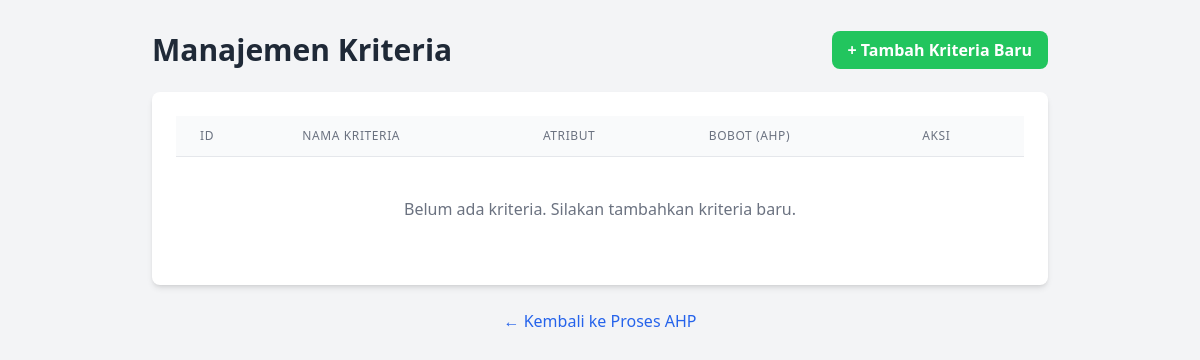
/kriteria/, run on an earlier commit of the app's database.
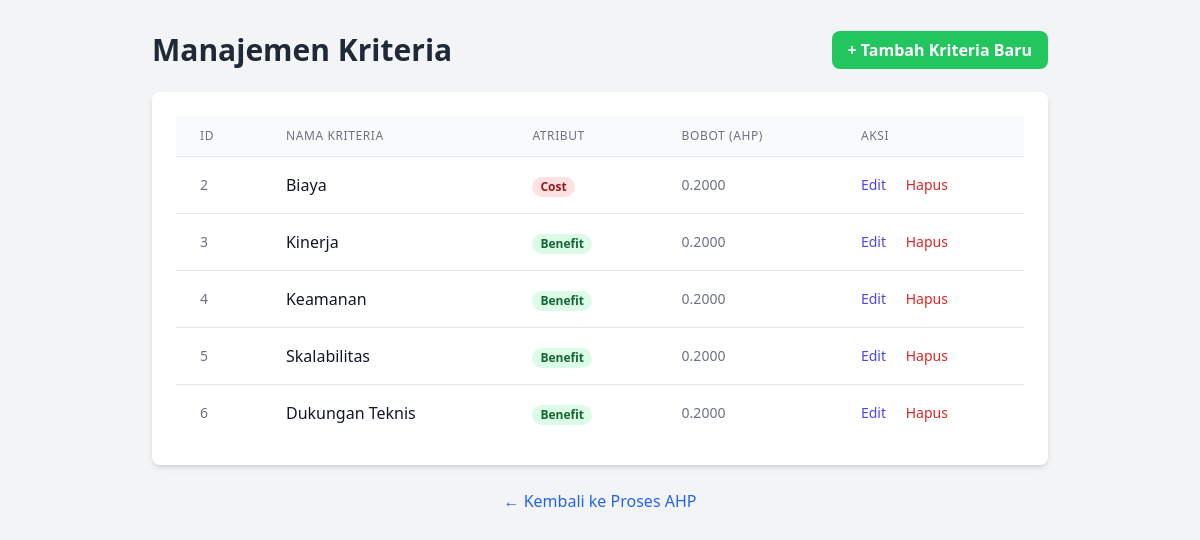
And on a later commit of the database.
### dss/models.py (models this page shows, shortened)
class Kriteria(models.Model):
    class Atribut(models.TextChoices):
        BENEFIT = 'benefit', 'Benefit'
        COST = 'cost', 'Cost'
    nama_kriteria = models.CharField(max_length=100, help_text="Nama kriteria (e.g., Biaya, Kinerja)")
    atribut = models.CharField(max_length=10, choices=Atribut.choices, help_text="Tipe kriteria: 'benefit' atau 'cost'")
    bobot = models.FloatField(default=0.0, help_text="Bobot kriteria hasil dari perhitungan AHP")
    class Meta:
        verbose_name_plural = "Daftar Kriteria"

### dss/views.py (the view)
# urls.py: path('kriteria/', views.kriteria_list_view, name='kriteria_list'),
def kriteria_list_view(request):
    semua_kriteria = Kriteria.objects.all().order_by('id')
    context = {
        'semua_kriteria': semua_kriteria,
    }
    return render(request, 'dss/kriteria_list.html', context)

### dss/templates/dss/kriteria_list.html (shortened to what this page needs)
<!DOCTYPE html>
<html lang="en">
  <head>
    <script src="https://cdn.tailwindcss.com"></script>
  </head>
  <body class="bg-gray-100 p-8">
    <div class="max-w-4xl mx-auto">
      <div class="flex justify-between items-center mb-6">
        <h1 class="text-3xl font-bold text-gray-800">Manajemen Kriteria</h1>
        <div>
          <a
            href="{% url 'kriteria_create' %}"
            class="bg-green-500 hover:bg-green-700 text-white font-bold py-2 px-4 rounded-lg transition duration-300"
          >
            + Tambah Kriteria Baru
          </a>
        </div>
      </div>
      <div class="bg-white p-6 rounded-lg shadow-md">
        <div class="overflow-x-auto">
          <table class="min-w-full divide-y divide-gray-200">
            <thead class="bg-gray-50">
              <tr>
                <th
                  class="px-6 py-3 text-left text-xs font-medium text-gray-500 uppercase tracking-wider"
                >
                  ID
                </th>
                <th
                  class="px-6 py-3 text-left text-xs font-medium text-gray-500 uppercase tracking-wider"
                >
                  Nama Kriteria
                </th>
                <th
                  class="px-6 py-3 text-left text-xs font-medium text-gray-500 uppercase tracking-wider"
                >
                  Atribut
                </th>
                <th
                  class="px-6 py-3 text-left text-xs font-medium text-gray-500 uppercase tracking-wider"
                >
                  Bobot (AHP)
                </th>
                <th
                  class="px-6 py-3 text-left text-xs font-medium text-gray-500 uppercase tracking-wider"
                >
                  Aksi
                </th>
              </tr>
            </thead>
            <tbody class="bg-white divide-y divide-gray-200">
              {% for kriteria in semua_kriteria %}
              <tr>
                <td class="px-6 py-4 whitespace-nowrap text-sm text-gray-500">
                  {{ kriteria.id }}
                </td>
                <td
                  class="px-6 py-4 whitespace-nowrap font-medium text-gray-900"
                >
                  {{ kriteria.nama_kriteria }}
                </td>
                <td class="px-6 py-4 whitespace-nowrap">
                  {% if kriteria.atribut == 'benefit' %}
                  <span
                    class="px-2 inline-flex text-xs leading-5 font-semibold rounded-full bg-green-100 text-green-800"
                  >
                    Benefit
                  </span>
                  {% else %}
                  <span
                    class="px-2 inline-flex text-xs leading-5 font-semibold rounded-full bg-red-100 text-red-800"
                  >
                    Cost
                  </span>
                  {% endif %}
                </td>
                <td class="px-6 py-4 whitespace-nowrap text-sm text-gray-500">
                  {{ kriteria.bobot|floatformat:4 }}
                </td>
                <td class="px-6 py-4 whitespace-nowrap text-sm font-medium">
                  <a
                    href="{% url 'kriteria_update' pk=kriteria.pk %}"
                    class="text-indigo-600 hover:text-indigo-900"
                    >Edit</a
                  >
                  <a
                    href="{% url 'kriteria_delete' pk=kriteria.pk %}"
                    class="text-red-600 hover:text-red-900 ml-4"
                    >Hapus</a
                  >
                </td>
              </tr>
              {% empty %}
              <tr>
                <td colspan="5" class="text-center py-10 text-gray-500">
                  Belum ada kriteria. Silakan tambahkan kriteria baru.
                </td>
              </tr>
              {% endfor %}
            </tbody>
          </table>
        </div>
      </div>
      <div class="text-center mt-6">
        <a
          href="{% url 'home' %}"
          class="text-blue-600 hover:text-blue-800 transition duration-300"
          >&larr; Kembali ke Proses AHP</a
        >
      </div>
    </div>
  </body>
</html>

What changed in the data, as far as the page shows it:
added Kriteria: id "2", nama_kriteria "Biaya", atribut "Cost", bobot "0.2000"
added Kriteria: id "3", nama_kriteria "Kinerja", atribut "Benefit", bobot "0.2000"
added Kriteria: id "4", nama_kriteria "Keamanan", atribut "Benefit", bobot "0.2000"
added Kriteria: id "5", nama_kriteria "Skalabilitas", atribut "Benefit", bobot "0.2000"
added Kriteria: id "6", nama_kriteria "Dukungan Teknis", atribut "Benefit", bobot "0.2000"
Also different on the page:
text no longer shown: "Belum ada kriteria. Silakan tambahkan kriteria baru."
